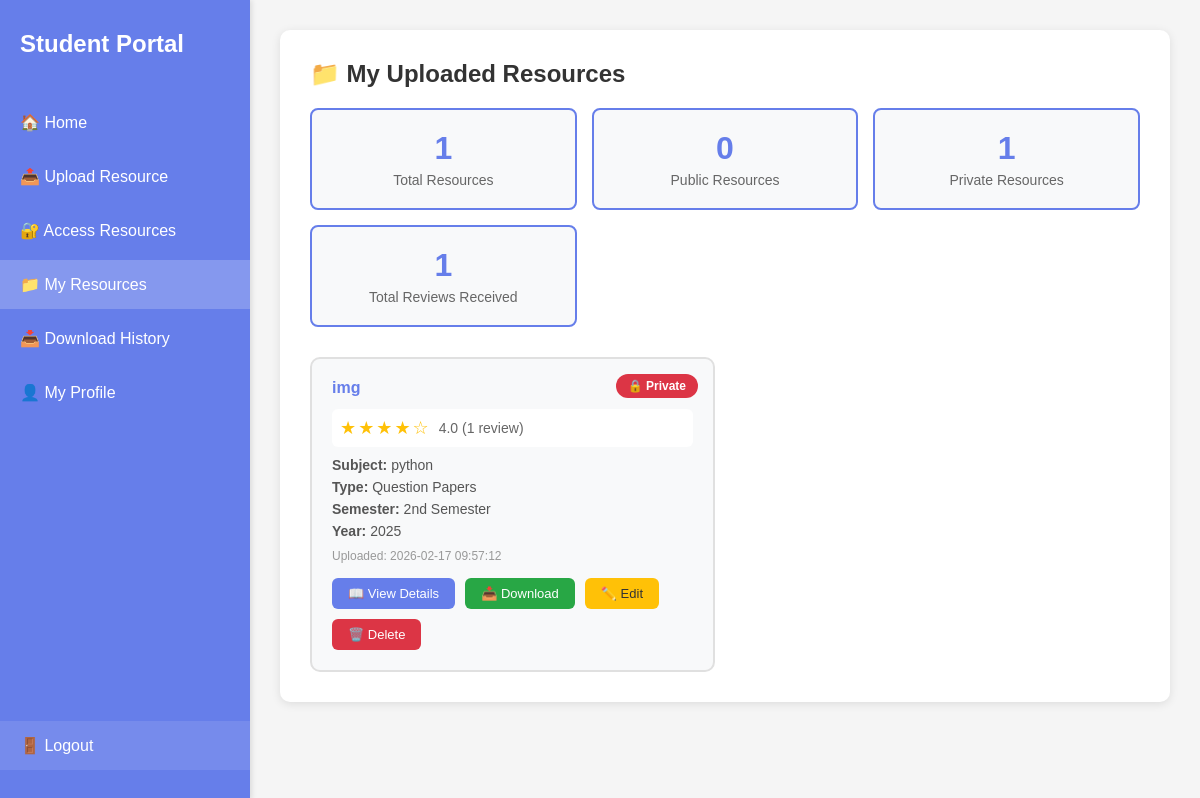
Screenshot of /my_resources (signed in) with the database file from the repository.
### tables this page shows
CREATE TABLE resources (
            id INTEGER PRIMARY KEY AUTOINCREMENT,
            user_id INTEGER NOT NULL,
            title TEXT NOT NULL,
            subject TEXT NOT NULL,
            semester TEXT NOT NULL,
            resource_type TEXT NOT NULL,
            year_batch TEXT NOT NULL,
            description TEXT,
            tags TEXT,
            filename TEXT NOT NULL,
            original_filename TEXT NOT NULL,
            file_size INTEGER,
            upload_date TIMESTAMP DEFAULT CURRENT_TIMESTAMP, privacy TEXT DEFAULT 'Public',
            FOREIGN KEY (user_id) REFERENCES users (id)
        );

### app.py (the view)
@app.route('/my_resources')
def my_resources():
    if 'user' not in session:
        return redirect(url_for('login'))
    conn = get_db_connection()
    cursor = conn.cursor()
    cursor.execute('SELECT * FROM users WHERE email = ?', (session['user'],))
    user = cursor.fetchone()
    if not user:
        conn.close()
        return redirect(url_for('login'))
    cursor.execute('''
        SELECT * FROM resources
        WHERE user_id = ?
        ORDER BY upload_date DESC
    ''', (user['id'],))
    resources = []
    for row in cursor.fetchall():
        resource_dict = dict(row)
        rating_info = get_resource_rating(row['id'])
        resource_dict['avg_rating'] = rating_info['avg_rating']
        resource_dict['review_count'] = rating_info['review_count']
        resources.append(resource_dict)
    conn.close()
    return render_template('my_resources.html', resources=resources, user=user)

### app.py (called while the page is built)
def get_db_connection():
    conn = sqlite3.connect('users.db')
    conn.row_factory = sqlite3.Row
    return conn

def get_resource_rating(resource_id):
    conn = get_db_connection()
    cursor = conn.cursor()
    cursor.execute('''
        SELECT
            COALESCE(AVG(rating), 0) as avg_rating,
            COUNT(*) as review_count
        FROM reviews
        WHERE resource_id = ?
    ''', (resource_id,))
    result = cursor.fetchone()
    conn.close()
    return {
        'avg_rating': round(result['avg_rating'], 1) if result['avg_rating'] else 0,
        'review_count': result['review_count']
    }

### templates/my_resources.html (shortened to what this page needs)
<!DOCTYPE html>
<html lang="en">
<head>
</head>
<body>
    <div class="sidebar">
        <div class="nav-brand">Student Portal</div>
        <ul class="nav-menu">
            <li><a href="/dashboard">🏠 Home</a></li>
            <li><a href="/upload_page">📤 Upload Resource</a></li>
            <li><a href="/access_resources">🔐 Access Resources</a></li>
            <li><a href="/my_resources" class="active">📁 My Resources</a></li>
            <li><a href="/download_history">📥 Download History</a></li>
            <li><a href="/my_profile">👤 My Profile</a></li>
            <li class="logout-item"><a href="/logout" class="logout-link">🚪 Logout</a></li>
        </ul>
    </div>
    <div class="main-content">
        <div class="content-box">
            <h2>📁 My Uploaded Resources</h2>
            <div class="stats-row">
                <div class="stat-box">
                    <div class="stat-number">{{ resources|length }}</div>
                    <div class="stat-label">Total Resources</div>
                </div>
                <div class="stat-box">
                    <div class="stat-number" id="publicCount">0</div>
                    <div class="stat-label">Public Resources</div>
                </div>
                <div class="stat-box">
                    <div class="stat-number" id="privateCount">0</div>
                    <div class="stat-label">Private Resources</div>
                </div>
                <div class="stat-box">
                    <div class="stat-number" id="totalReviews">0</div>
                    <div class="stat-label">Total Reviews Received</div>
                </div>
            </div>
            <div class="resources-grid">
                {% if resources %}
                    {% for resource in resources %}
                    <div class="resource-card" data-privacy="{{ resource.privacy }}" data-reviews="{{ resource.review_count }}">
                        <span class="privacy-badge {% if resource.privacy == 'Private' %}badge-private{% else %}badge-public{% endif %}">
                            {% if resource.privacy == 'Private' %}🔒 Private{% else %}🔓 Public{% endif %}
                        </span>
                        <h4>{{ resource.title }}</h4>
                        <div class="rating-display">
                            {% if resource.review_count > 0 %}
                                <span class="stars">{{ '★' * resource.avg_rating|int }}{{ '☆' * (5 - resource.avg_rating|int) }}</span>
                                <span class="rating-text">{{ resource.avg_rating }} ({{ resource.review_count }} review{{ 's' if resource.review_count != 1 else '' }})</span>
                            {% else %}
                                <span class="no-rating">No reviews yet</span>
                            {% endif %}
                        </div>
                        <p><strong>Subject:</strong> {{ resource.subject }}</p>
                        <p><strong>Type:</strong> {{ resource.resource_type }}</p>
                        <p><strong>Semester:</strong> {{ resource.semester }}</p>
                        <p><strong>Year:</strong> {{ resource.year_batch }}</p>
                        <p style="font-size: 12px; color: #999; margin-top: 10px;">Uploaded: {{ resource.upload_date }}</p>
                        <div class="resource-actions">
                            <a href="/resource/{{ resource.id }}" class="btn btn-view">📖 View Details</a>
                            <a href="/download/{{ resource.id }}" class="btn btn-download">📥 Download</a>
                            <button onclick="openEditModal({{ resource.id }})" class="btn btn-edit">✏️ Edit</button>
                            <a href="/delete_resource/{{ resource.id }}" onclick="return confirm('Are you sure you want to delete this resource?')" class="btn btn-delete">🗑️ Delete</a>
                        </div>
                    </div>
                    {% endfor %}
                {% else %}
                    <div class="empty-state">
                        <h3>No resources uploaded yet</h3>
                        <p>Start by uploading your first resource!</p>
                        <a href="/upload_page" class="btn btn-view" style="margin-top: 20px; padding: 12px 30px;">📤 Upload Resource</a>
                    </div>
                {% endif %}
            </div>
        </div>
    </div>
</body>
</html>

### templates/my_resources.html (style rules this page uses)
* { margin: 0; padding: 0; box-sizing: border-box; }
body { font-family: Arial, sans-serif; background: #f5f5f5; min-height: 100vh; }
.sidebar { position: fixed; left: 0; top: 0; width: 250px; height: 100vh; background: #667eea; padding: 30px 0; box-shadow: 2px 0 5px rgba(0,0,0,0.1); display: flex; flex-direction: column; z-index: 100; }
.nav-brand { color: white; font-size: 24px; font-weight: bold; padding: 0 20px; margin-bottom: 40px; }
.nav-menu { list-style: none; display: flex; flex-direction: column; gap: 5px; flex: 1; }
.nav-menu li a { color: white; text-decoration: none; padding: 15px 20px; display: block; transition: background 0.3s; }
.nav-menu li a:hover, .nav-menu li a.active { background: rgba(255,255,255,0.2); }
.logout-item { margin-top: auto; }
.logout-link { background: rgba(255,255,255,0.1); }
.main-content { margin-left: 250px; padding: 30px; }
.content-box { background: white; padding: 30px; border-radius: 10px; box-shadow: 0 2px 10px rgba(0,0,0,0.1); }
h2 { color: #333; margin-bottom: 20px; }
.stats-row { display: grid; grid-template-columns: repeat(auto-fit, minmax(200px, 1fr)); gap: 15px; margin-bottom: 30px; }
.stat-box { background: #f8f9fa; padding: 20px; border-radius: 8px; text-align: center; border: 2px solid #667eea; }
.stat-number { font-size: 32px; font-weight: bold; color: #667eea; }
.stat-label { color: #666; font-size: 14px; margin-top: 5px; }
.resources-grid { display: grid; grid-template-columns: repeat(auto-fill, minmax(320px, 1fr)); gap: 20px; margin-top: 20px; }
.resource-card { background: #f8f9fa; padding: 20px; border-radius: 10px; border: 2px solid #e0e0e0; transition: all 0.3s; position: relative; }
.privacy-badge { position: absolute; top: 15px; right: 15px; padding: 5px 12px; border-radius: 20px; font-size: 12px; font-weight: 600; }
.badge-private { background: #dc3545; color: white; }
.resource-card h4 { color: #667eea; margin-bottom: 12px; padding-right: 80px; }
.resource-card p { margin: 6px 0; color: #555; font-size: 14px; }
.rating-display { display: flex; align-items: center; gap: 8px; margin: 10px 0; padding: 8px; background: white; border-radius: 6px; }
.stars { color: #ffc107; font-size: 18px; letter-spacing: 2px; }
.rating-text { color: #666; font-size: 14px; font-weight: 500; }
.resource-actions { display: flex; gap: 10px; margin-top: 15px; flex-wrap: wrap; }
.btn { padding: 8px 16px; border: none; border-radius: 6px; cursor: pointer; font-size: 13px; font-weight: 500; transition: all 0.3s; text-decoration: none; display: inline-block; }
.btn-view { background: #667eea; color: white; }
.btn-download { background: #28a745; color: white; }
.btn-edit { background: #ffc107; color: #333; }
.btn-delete { background: #dc3545; color: white; }

### rows the page displays
resources: privacy "🔒 Private", title "img", avg_rating "★★★★", avg_rating "☆", avg_rating "4.0", review_count "1", subject "python", resource_type "Question Papers", semester "2nd Semester", year_batch "2025", upload_date "2026-02-17 09:57:12"

### other values shown
{{ resources|length }} "1"
